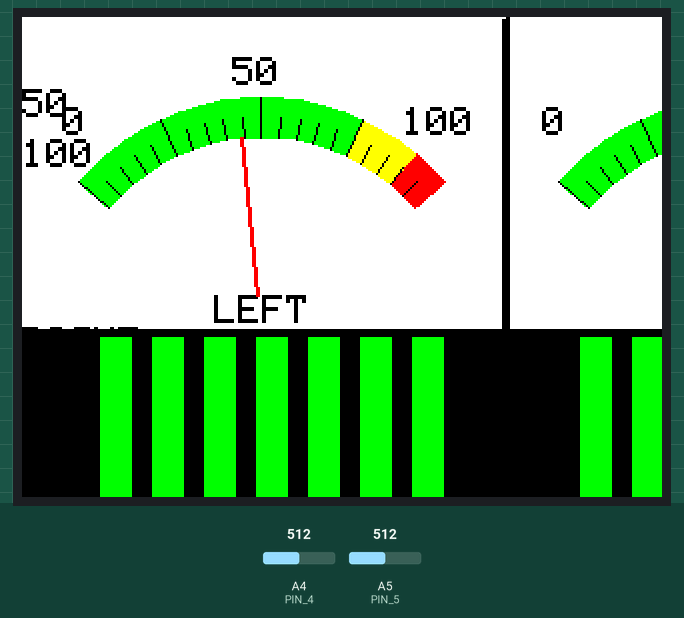
A sketch run on a simulated Arduino Nano, built with avr-gcc and run on an emulated ATmega328P. On the bench: 320×240 colour display. Inputs (shaded band) come from the test bench; at power-on: A4 (PIN_4) = 512, A5 (PIN_5) = 512.

Above: at 1.4 s.
1.5 s: A4 (PIN_4) set to 716
At 2.7 s:
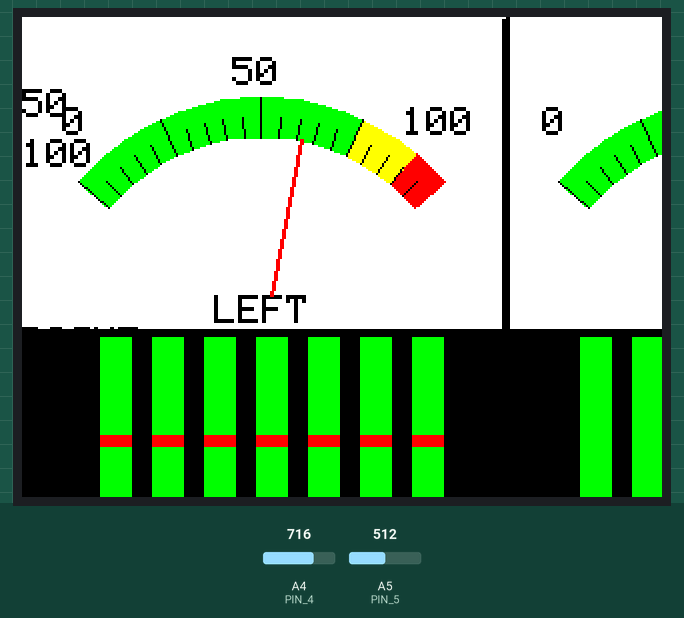
3.7 s: A5 (PIN_5) set to 716
At 5.1 s:
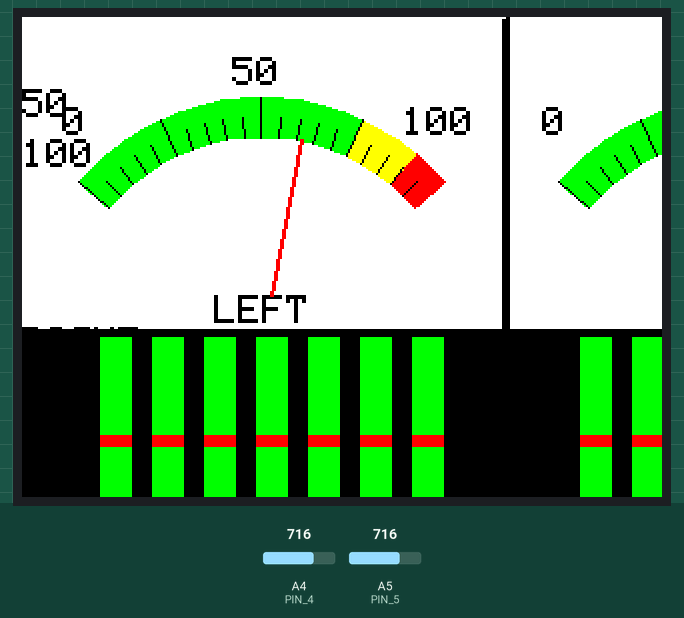
6.7 s: A4 (PIN_4) set to 900
At 8.7 s:
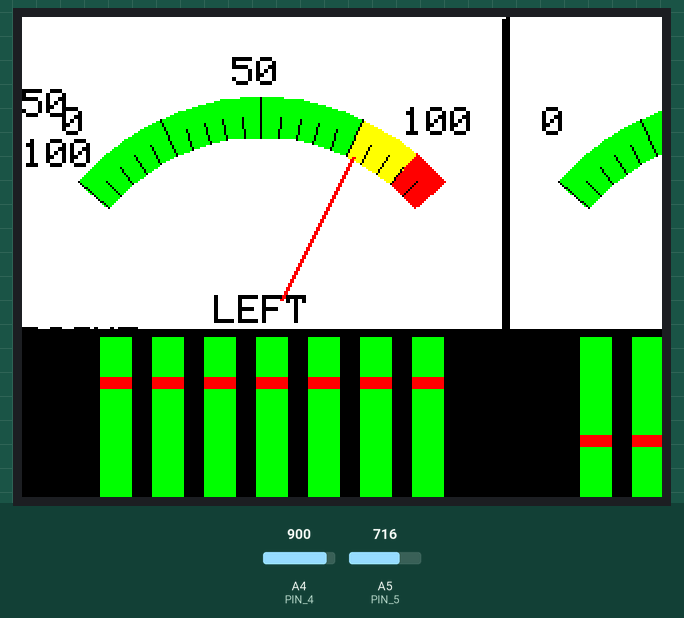
9.2 s: A5 (PIN_5) set to 900
At 11.0 s:
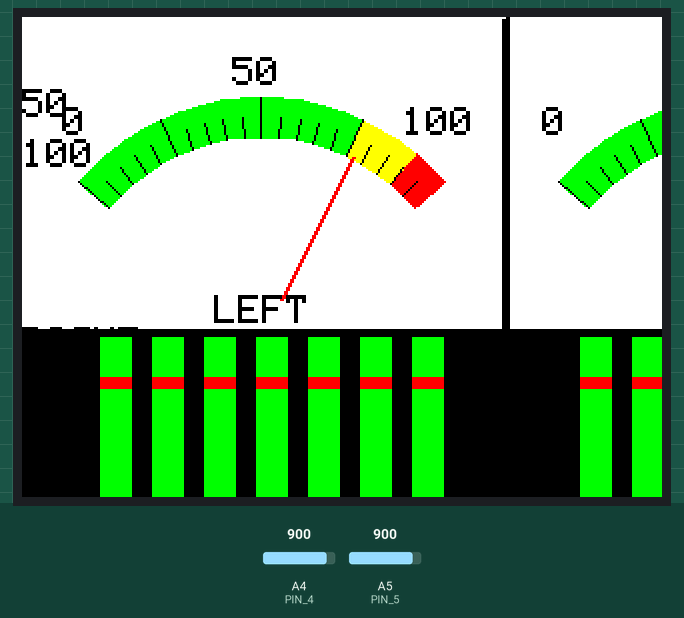
12.2 s: A4 (PIN_4) set to 1023
At 14.4 s:
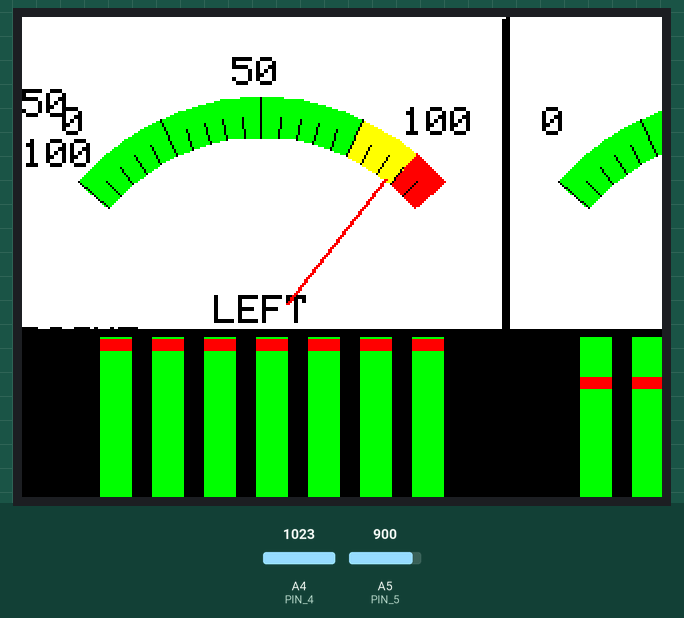
14.7 s: A5 (PIN_5) set to 1023
At 16.5 s:
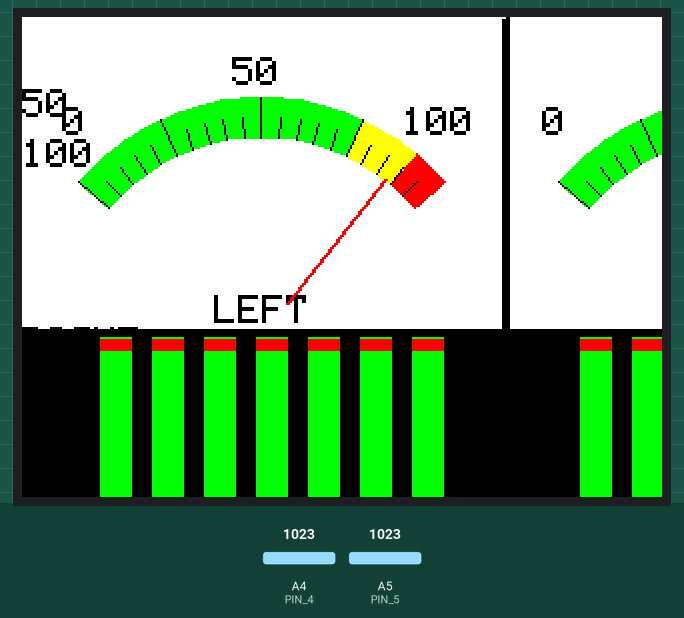
Timing chart, 0 to 18.0 s (numbered marks = the images above; inputs shaded):
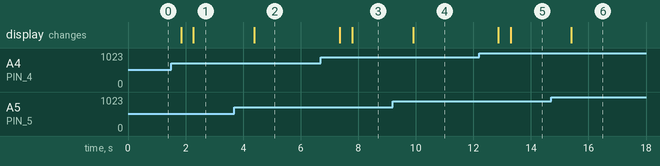

Measured:
- after the input at 1.5 s, the display: first changes after 0.34 s (image 1 shows a later state)
- after the input at 3.7 s, the display: changes after 0.69 s (image 2)
- after the input at 6.7 s, the display: first changes after 0.66 s (image 3 shows a later state)
- after the input at 9.2 s, the display: changes after 0.70 s (image 4)
- after the input at 12.2 s, the display: first changes after 0.67 s (image 5 shows a later state)
- after the input at 14.7 s, the display: changes after 0.71 s (image 6)

The sketch:

ADAFRUITT-LCD-Dual-Meter_MSGEQ7.ino
```cpp
// ADAFRUIT DUAL METER+MSGEQ7
// By Bob Davis
// Adafruit_TFTLCD LIBRARY MUST BE CONFIGURED.
// SEE RELEVANT COMMENTS IN Adafruit_TFTLCD.h.
// Some code by Open-Smart Team and Catalex Team
//
// Arduino IDE: 1.8.1
// Board: Arduino UNO R3 or Arduino Mega2560

// ADAFRUIT DRIVERS
#include <Adafruit_GFX.h>    // Core graphics library
#include <Adafruit_TFTLCD.h> // Hardware-specific library
#define LCD_CS A3 // Chip Select goes to Analog 3
#define LCD_CD A2 // Command/Data goes to Analog 2
#define LCD_WR A1 // LCD Write goes to Analog 1
#define LCD_RD A0 // LCD Read goes to Analog 0
#define LCD_RESET A6 // Ficticious use Arduino's reset pin
Adafruit_TFTLCD tft(LCD_CS, LCD_CD, LCD_WR, LCD_RD, LCD_RESET);

// OPENSMART DRIVERS
//#include <MCUFRIEND_kbv.h>
//MCUFRIEND_kbv tft;
int width=480;  // scales to 320
int height=320;
uint16_t g_identifier;

// MSGEQ7 pins REMAPPED
#define PIN_STROBE 0
#define PIN_RESET 1
#define PIN_4 4 //analog input
#define PIN_5 5 //analog input
// band arrays
int left[8];
int right[8];

int lnx0, lny0, lnx1, lny1;
int rnx0, rny0, rnx1, rny1;

//*********************************************//
// Pin assignments for the LCD *ADAFRUIT*
// GND           -- GND
// 3V3           -- 3.3V
// CS            -- A3
// RS            -- A2
// WR            -- A1
// RD            -- A0
// RST           -- RESET
// LED           -- GND
// DB0-DB7       -- 8, 9, 2, 3, 4, 5, 6, 7

// Assign names to some common 16-bit color values:
#define	BLACK   0x0000
#define	BLUE    0x001F
#define	RED     0xF800
#define	GREEN   0x07E0
#define CYAN    0x07FF
#define MAGENTA 0xF81F
#define YELLOW  0xFFE0
#define WHITE   0xFFFF

void readMSGEQ7() { //reset the chip
  digitalWrite(PIN_RESET, HIGH);
  digitalWrite(PIN_RESET, LOW);
  for(int band=0; band < 7; band++) {   //loop thru all 7 bands
    digitalWrite(PIN_STROBE,LOW);       // go to the next band
    delayMicroseconds(30);              // gather data
    left[band] = analogRead(PIN_4)/6.4;   // store band reading
    right[band] = analogRead(PIN_5)/6.4;  // store band reading
    digitalWrite(PIN_STROBE,HIGH);      // reset the strobe pin
    }
}

void setup(void) {
  uint16_t identifier = 0x9341;
  tft.reset();
  tft.begin(identifier);
  tft.setRotation(1);
  tft.setCursor(0, 0);
//  tft.fillRect(0, 0, width, height, BLACK);
  tft.fillRect(0, 0, width, height, WHITE);
  pinMode(PIN_STROBE, OUTPUT);
  pinMode(PIN_RESET, OUTPUT);
// Divide up the screen
  tft.fillRect (0, height/2-4, width, height, BLACK);// Horiz
  tft.fillRect (width/2, 0, 4, height, BLACK);// Vert
}

void loop(void) {
  // Text
  tft.setTextColor(BLACK);
  tft.setTextSize(2);
  tft.setCursor(20,height/7);
  tft.println("0");
  tft.setCursor(105,height/16);
  tft.println("50");
  tft.setCursor(190,height/7);
  tft.println("100");
  tft.setCursor(width/2+20,height/7);
  tft.println("0");
  tft.setCursor(width/2+105,height/16);
  tft.println("50");
  tft.setCursor(width/2+190,height/7);
  tft.println("100");
  tft.setCursor(width/5,height/2.3);
  tft.println("LEFT");
  tft.setCursor(width*.7,height/2.3);
  tft.println("RIGHT");

  readMSGEQ7();
// MSGEQ7 bars at bottom of screen
  int w2 = width/2;
  int tred=height/2.5;
  int wstep=width/18;
  for (int b=0; b<7; b++){
    tft.fillRect((b+1.5)*wstep, height/2, 16, height/2, GREEN);
    tft.fillRect((b+1.5)*wstep, height-left[b], 16, 6, RED);
  }
  for (int b=0; b<7; b++){
    tft.fillRect((b+1.5)*wstep+w2, height/2, 16, height/2, GREEN);
    tft.fillRect((b+1.5)*wstep+width/2, height-right[b], 16, 6, RED);
  }

//  Draw Analog meters at top
  int rval=(right[1]+right[2]+right[3]+right[4]+right[5])/1.8;
  int lval=(left[1]+left[2]+left[3]+left[4]+left[5])/1.8;
  //Meter code Based on Sketch From Instructables by Bodmer
  // Draw ticks every 5 degrees from -50 to +50
  for (int i = -50; i < 50; i += 5) {
    // Long scale length
    int tl = 20;

    // Start Coodinates of section to draw
    float sx = cos((i - 90) * 0.0174533);
    float sy = sin((i - 90) * 0.0174533);
    uint16_t x0 = sx * (100 + tl) + width/4;
    uint16_t y0 = sy * (100 + tl) + height/2;
    uint16_t x1 = sx * 100 + width/4;
    uint16_t y1 = sy * 100 + height/2;

    // Stop Coordinates of section to fill
    float sx2 = cos((i + 5 - 90) * 0.0174533);
    float sy2 = sin((i + 5 - 90) * 0.0174533);
    int x2 = sx2 * (100 + tl) + width/4;
    int y2 = sy2 * (100 + tl) + height/2;
    int x3 = sx2 * 100 + width/4;
    int y3 = sy2 * 100 + height/2;

    // Green Section
    if (i >= -50 && i < 25) {
      tft.fillTriangle(x0, y0, x1, y1, x2, y2, GREEN);
      tft.fillTriangle(x1, y1, x2, y2, x3, y3, GREEN);
      tft.fillTriangle(x0+w2, y0, x1+w2, y1, x2+w2, y2, GREEN);
      tft.fillTriangle(x1+w2, y1, x2+w2, y2, x3+w2, y3, GREEN);
    }
    // Yellow Section
    if (i >= 25 && i < 40) {
      tft.fillTriangle(x0, y0, x1, y1, x2, y2, YELLOW);
      tft.fillTriangle(x1, y1, x2, y2, x3, y3, YELLOW);
      tft.fillTriangle(x0+w2, y0, x1+w2, y1, x2+w2, y2, YELLOW);
      tft.fillTriangle(x1+w2, y1, x2+w2, y2, x3+w2, y3, YELLOW);
    }
    // Red Section
    if (i >= 40 && i < 55) {
      tft.fillTriangle(x0, y0, x1, y1, x2, y2, RED);
      tft.fillTriangle(x1, y1, x2, y2, x3, y3, RED);
      tft.fillTriangle(x0+w2, y0, x1+w2, y1, x2+w2, y2, RED);
      tft.fillTriangle(x1+w2, y1, x2+w2, y2, x3+w2, y3, RED);
    }

    // Short left scale tick length
    if (i % 25 != 0) tl = 10;
    // Calculate coords for short tick length
    x0 = sx * (100 + tl) + width/4;
    y0 = sy * (100 + tl) + height/2;
    x1 = sx * 100 + width/4;
    y1 = sy * 100 + height/2;
    // Draw tick
    tft.drawLine(x0, y0, x1, y1, BLACK);

    // Short right scale tick length
    if (i % 25 != 0) tl = 10;
    // Calculate coords for short tick length
    x0 = sx * (100 + tl) + width*.75;
    y0 = sy * (100 + tl) + height/2;
    x1 = sx * 100 + width*.75;
    y1 = sy * 100 + height/2;
    // Draw tick
    tft.drawLine(x0, y0, x1, y1, BLACK);

    // Draw needle
    if (i==45){
      tft.drawLine(lnx0, lny0, lnx1, lny1, WHITE);
      tft.drawLine(lnx0+1, lny0, lnx1+1, lny1, WHITE);
      float nsx = cos((lval/5 - 140) * 0.0174533);
      float nsy = sin((lval/5 - 140) * 0.0174533);
      uint16_t nx0 = nsx * (100 + tl) + width/4;
      uint16_t ny0 = nsy * (100 + tl) + height/2;
      uint16_t nx1 = nsx * 100 + width/4;
      uint16_t ny1 = nsy * 100 + height/2;
      tl=20;  // line length
      lnx0 = nsx * (1 + tl) + width/4;
      lny0 = nsy * (1 + tl) + height/2;
      lnx1 = nsx * 100 + width/4;
      lny1 = nsy * 100 + height/2;
      tft.drawLine(lnx0, lny0, lnx1, lny1, RED);
      tft.drawLine(lnx0+1, lny0, lnx1+1, lny1, RED);
    // Right Needle
      tft.drawLine(rnx0+w2, rny0, rnx1+w2, rny1, WHITE);
      tft.drawLine(rnx0+w2+1, rny0, rnx1+w2+1, rny1, WHITE);
      nsx = cos((rval/5 - 140) * 0.0174532925);
      nsy = sin((rval/5 - 140) * 0.0174532925);
      nx0 = nsx * (100 + tl) + width/4;
      ny0 = nsy * (100 + tl) + height/2;
      nx1 = nsx * 100 + width/4;
      ny1 = nsy * 100 + height/2;
      rnx0 = nsx * (1 + tl) + width/4;
      rny0 = nsy * (1 + tl) + height/2;
      rnx1 = nsx * 100 + width/4;
      rny1 = nsy * 100 + height/2;
      tft.drawLine(rnx0+w2, rny0, rnx1+w2, rny1,RED);
      tft.drawLine(rnx0+w2+1, rny0, rnx1+w2+1, rny1,RED);
    }
  }
    // Optional Text display of results
 //   tft.fillRect(0, height-40, width, 40, WHITE);
 //   tft.setTextColor(RED);
 //   tft.setCursor(10, height-30);
 //   tft.println(lval);
 //   tft.setCursor(width/2, height-30);
 //   tft.println(rval);
    delay(100);
}
```
